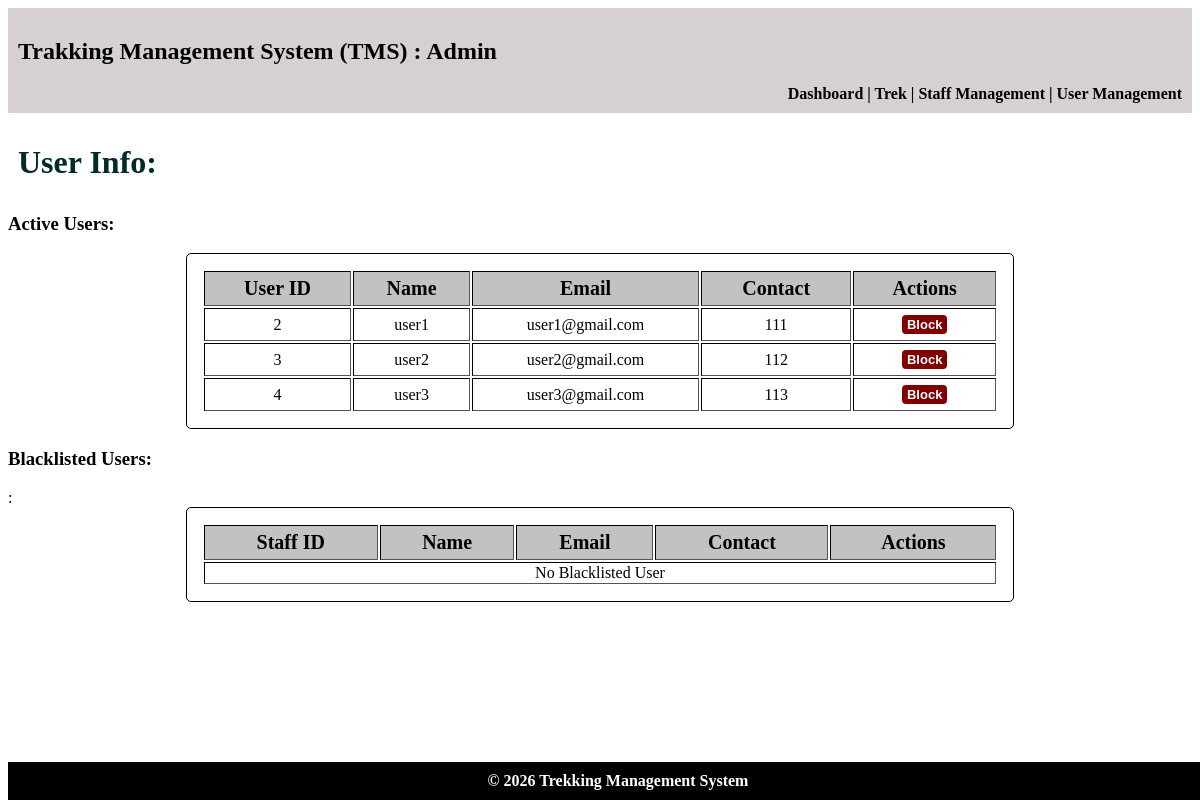
Page /admin/user on the committed database.
### models.py (models this page shows)
class Trekker_Profiles(db.Model):
    __tablename__ = "trekker_profiles"
    trekker_id = db.Column(db.Integer,db.ForeignKey("users.id"),primary_key=True)
    name = db.Column(db.String, nullable=False)
    phone = db.Column(db.String, nullable=False)
    address = db.Column(db.String, nullable=False)
    emergency_contact = db.Column(db.String, nullable=False)
    status = db.Column(db.Integer,nullable=False,default=0) # 0 = Registered, # 1 = Blacklisted
    bookings = db.relationship(
        "Bookings",
        cascade="all, delete",
        backref="trekker_profiles"
    )

class Users(db.Model):
    __tablename__ = "users"
    id = db.Column(db.Integer, primary_key=True)
    email = db.Column(db.String, unique=True, nullable=False)
    password = db.Column(db.String, nullable=False)
    role = db.Column(db.Integer, nullable=False, default=1) # 0 = Admin, 1 = Trekker, 2 = Staff
    trekker_profile = db.relationship(
        "Trekker_Profiles",
        cascade="all, delete",
        backref="users",
        uselist=False
    )
    staff_profile = db.relationship(
        "Staff_Profiles",
        cascade="all, delete",
        backref="users",
        uselist=False
    )

### controller.py (the view)
@app.route("/admin/user")
def admin_user():
    active_users = db.session.query(Trekker_Profiles).filter(Trekker_Profiles.status == 0).all()
    blacklisted_users = db.session.query(Trekker_Profiles).filter(Trekker_Profiles.status == 1).all()
    return render_template("admin_user.html",active_users=active_users,blacklisted_users=blacklisted_users)

### templates/admin_user.html (shortened to what this page needs)
<!DOCTYPE html>
<html lang="en">
<head>
    <link rel="stylesheet" href="/static/main.css">
</head>
<body>
    <header>
        <h2>Trakking Management System (TMS) : Admin</h2>
        <nav>
            <a href="{{ url_for('admin_dashboard') }}"> Dashboard </a>|
            <a href="{{ url_for('admin_treks') }}"> Trek </a>|
            <a href="{{ url_for('admin_staff') }}"> Staff Management </a>|
            <a href="{{ url_for('admin_user') }}"> User Management </a>
        </nav>
    </header>
    <main>
        <h1>User Info: </h1>
        <h3>Active Users:</h3>
            <table class="normal" border="1">
                <tr><th>User ID</th>     <th>Name</th>     <th>Email</th>   <th>Contact</th>  <th>Actions</th></tr>
                {% for user in active_users %}
                <tr><td>{{ user.trekker_id }}</td>          <td>{{ user.name }}</td>  <td>{{ user.users.email }}</td>      <td>{{ user.phone }}</td>
                    <td><a href="{{ url_for('block_user', user_id=user.trekker_id) }}" class="btn-link btn-danger">Block</a></td></tr>
                {% else %}
                <tr><td colspan="5">No active users.</td></tr>
                {% endfor %}
            </table>
        <h3>Blacklisted Users:</h3>:</h3>
            <table class="normal" border="1">
                <tr><th>Staff ID</th>     <th>Name</th>     <th>Email</th>   <th>Contact</th>  <th>Actions</th></tr>
                {% for user in blacklisted_users%}
                <tr><td>{{ user.trekker_id }}</td>          <td>{{ user.name }}</td>  <td>{{ user.users.email }}</td>      <td>{{ user.phone }}</td>
                <td><a href="{{ url_for('unblock_user', user_id=user.trekker_id) }}" class="btn-link">Unblock</a></td></tr>
                {% else %}
                <tr><td colspan="5">No Blacklisted User</td></tr>
                {% endfor %}
            </table>
    </main>
    <footer>© 2026 Trekking Management System</footer>
</body>
</html>

### static/main.css (style rules this page uses)
body { padding-bottom: 50px; }
footer { background:black; color:white; text-align:center; font-weight:bold; padding:10px; bottom: 0; position: fixed; width: 100%; }
header { background:rgb(214, 208, 208); text-align: justify; padding:10px; }
table th { background: rgb(196, 193, 193); font-size: 20px; padding: 5px; }
.normal { text-align: center; padding: 15px; margin:auto; width:70%; border: 1px solid black; border-radius: 5px; }
nav { text-align: right; font-weight: bold; }
nav a { color: black; text-decoration: none; }
h1 { padding: 10px; color: rgb(1, 42, 45); }
.btn-link { display: inline-block; padding: 2px 5px; text-decoration: none; font-family: sans-serif; font-weight: bold; font-size: small; background-color: #007bff; color: #ffffff; border-radius: 4px; transition: background-color 0.2s ease; cursor: pointer; margin: 5px; }
.btn-danger { background-color: maroon; color: #ffffff; border-radius: 4px; }

### rows in the picture
Trekker_Profiles: trekker_id "2", name "user1", users.email "user1@gmail.com", phone "111"
Trekker_Profiles: trekker_id "3", name "user2", users.email "user2@gmail.com", phone "112"
Trekker_Profiles: trekker_id "4", name "user3", users.email "user3@gmail.com", phone "113"
